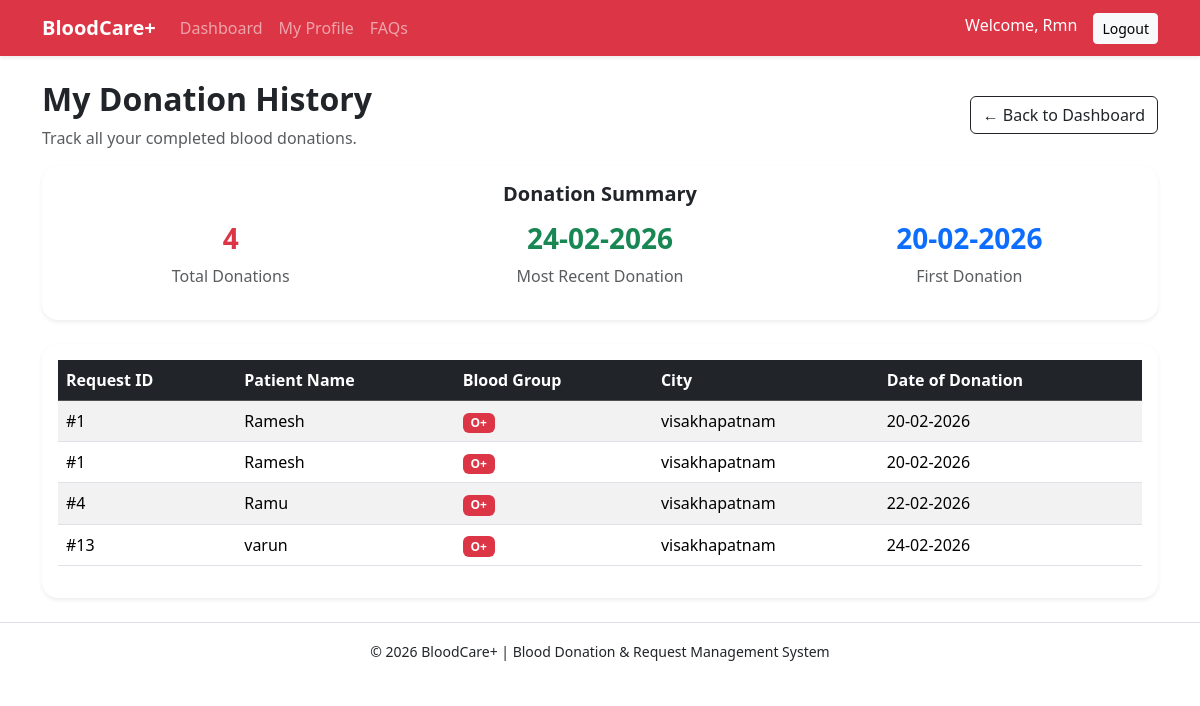
/donor/history (signed in), run on the app's committed database.
### app/models.py (models this page shows, shortened)
class User(UserMixin, db.Model):
    __tablename__ = "users"
    id = db.Column(db.Integer, primary_key=True)
    name = db.Column(db.String(120), nullable=False)
    email = db.Column(db.String(120), unique=True, nullable=False)
    password_hash = db.Column(db.String(255), nullable=False)
    role = db.Column(db.String(30), nullable=False, default="donor")
    failed_attempts = db.Column(db.Integer, default=0)
    lock_until = db.Column(db.DateTime, nullable=True)
    created_at = db.Column(db.DateTime, default=datetime.utcnow)

class DonationHistory(db.Model):
    __tablename__ = "donation_history"
    donation_id = db.Column(db.Integer, primary_key=True)
    donor_id = db.Column(
        db.Integer,
        db.ForeignKey("donors.donor_id"),
        nullable=False
    )
    request_id = db.Column(
        db.Integer,
        db.ForeignKey("blood_requests.request_id"),
        nullable=False
    )
    donation_date = db.Column(db.DateTime, default=datetime.utcnow)
    donor = db.relationship("Donor", backref="donations")
    request = db.relationship("BloodRequest", backref="donation_record")

class BloodRequest(db.Model):
    __tablename__ = "blood_requests"
    request_id = db.Column(db.Integer, primary_key=True)
    requester_user_id = db.Column(db.Integer, db.ForeignKey("users.id"), nullable=False)
    patient_name = db.Column(db.String(120), nullable=False)
    contact_number = db.Column(db.String(20), nullable=False)
    blood_group_needed = db.Column(db.String(10), nullable=False)
    city = db.Column(db.String(100), nullable=False)
    pincode = db.Column(db.String(10), nullable=False)
    status = db.Column(db.String(20), default="Pending")
    is_emergency = db.Column(db.Boolean, default=False)
    requested_at = db.Column(db.DateTime, default=datetime.utcnow)
    requester = db.relationship(
        "User",
        backref=db.backref("requests", lazy=True)
    )

### app/donor/routes.py (the view)
@donor_bp.route("/history")
@login_required
@role_required("donor")
def history():
    donor = Donor.query.filter_by(user_id=current_user.id).first()
    donations = donor.donations if donor else []
    return render_template("donor/donor_history.html", donations=donations)

### app/utils.py (called while the page is built)
def role_required(role):
    def decorator(f):
        @wraps(f)
        def decorated_function(*args, **kwargs):
            if not current_user.is_authenticated:
                abort(401)
            if current_user.role != role:
                abort(403)
            return f(*args, **kwargs)
        return decorated_function
    return decorator

### app/templates/donor/donor_history.html (shortened to what this page needs)
{% extends "base.html" %}
{% block content %}
<div class="d-flex justify-content-between align-items-center mb-3">
  <div>
    <h2 class="fw-bold">My Donation History</h2>
    <p class="text-muted mb-0">
      Track all your completed blood donations.
    </p>
  </div>
  <a href="{{ url_for('donor.dashboard') }}"
     class="btn btn-outline-dark">
    ← Back to Dashboard
  </a>
</div>
{% if donations %}
<div class="card shadow-sm border-0 rounded-4 mb-4">
  <div class="card-body text-center">
    <h5 class="fw-bold mb-3">Donation Summary</h5>
    <div class="row">
      <div class="col-md-4">
        <h3 class="fw-bold text-danger">{{ donations|length }}</h3>
        <p class="text-muted">Total Donations</p>
      </div>
      <div class="col-md-4">
        <h3 class="fw-bold text-success">
          {{ donations[-1].donation_date.strftime("%d-%m-%Y") }}
        </h3>
        <p class="text-muted">Most Recent Donation</p>
      </div>
      <div class="col-md-4">
        <h3 class="fw-bold text-primary">
          {{ donations[0].donation_date.strftime("%d-%m-%Y") }}
        </h3>
        <p class="text-muted">First Donation</p>
      </div>
    </div>
  </div>
</div>
{% endif %}
{% if donations %}
  <div class="card shadow-sm border-0 rounded-4">
    <div class="card-body">
      <div class="table-responsive">
        <table class="table table-striped align-middle">
          <thead class="table-dark">
            <tr>
              <th>Request ID</th>
              <th>Patient Name</th>
              <th>Blood Group</th>
              <th>City</th>
              <th>Date of Donation</th>
            </tr>
          </thead>
          <tbody>
            {% for d in donations %}
            <tr>
              <td>#{{ d.request.request_id }}</td>
              <td>{{ d.request.patient_name }}</td>
              <td>
                <span class="badge bg-danger">
                  {{ d.request.blood_group_needed }}
                </span>
              </td>
              <td>{{ d.request.city }}</td>
              <td>
                {{ d.donation_date.strftime("%d-%m-%Y") }}
              </td>
            </tr>
            {% endfor %}
          </tbody>
        </table>
      </div>
    </div>
  </div>
{% endif %}
{% endblock %}

### app/templates/base.html (shortened to what this page needs)
<!DOCTYPE html>
<html lang="en">
<head>
  <link href="https://cdn.jsdelivr.net/npm/bootstrap@5.3.3/dist/css/bootstrap.min.css" rel="stylesheet">
  <link rel="stylesheet" href="{{ url_for('static', filename='css/style.css') }}">
</head>
<body>
<nav class="navbar navbar-expand-lg navbar-dark bg-danger shadow-sm">
  <div class="container">
    <a class="navbar-brand fw-bold" href="{{ url_for('main.home') }}">
      BloodCare+
    </a>
    <div class="collapse navbar-collapse" id="navMenu">
      <ul class="navbar-nav me-auto">
        {% if current_user.is_authenticated %}
          {% if current_user.role == "donor" %}
            <li class="nav-item">
              <a class="nav-link" href="{{ url_for('donor.dashboard') }}">
                Dashboard
              </a>
            </li>
            <li class="nav-item">
              <a class="nav-link" href="{{ url_for('donor.profile') }}">
                My Profile
              </a>
            </li>
          {% endif %}
        {% endif %}
        <li class="nav-item">
          <a class="nav-link" href="{{ url_for ('main.faq') }}">
            FAQs
          </a>
        </li>
      </ul>
      <ul class="navbar-nav">
        {% if current_user.is_authenticated %}
          <li class="nav-item">
            <span class="navbar-text me-3 text-white">
              Welcome, {{ current_user.name }}
            </span>
          </li>
          <li class="nav-item">
            <form action="{{ url_for('auth.logout') }}" method="POST" style="display:inline;">
                <button type="submit" class="btn btn-light btn-sm">
                    Logout
                </button>
            </form>
          </li>
        {% endif %}
      </ul>
    </div>
  </div>
</nav>
<main class="container my-4">
  {% block content %}{% endblock %}
</main>
<footer class="text-center py-3 mt-4 border-top">
  <small>© 2026 BloodCare+ | Blood Donation & Request Management System</small>
</footer>
</body>
</html>

### app/static/css/style.css (style rules this page uses)
body { font-family: "Segoe UI", sans-serif; }

### app/templates/base.html (style rules this page uses)
.card { transition: all 0.2s ease-in-out; }

### data on the page
User: name "Rmn"
DonationHistory: donation_date "24-02-2026", request.request_id "13", request.patient_name "varun", request.blood_group_needed "O+", request.city "visakhapatnam"
DonationHistory: donation_date "20-02-2026", request.request_id "1", request.patient_name "Ramesh", request.blood_group_needed "O+", request.city "visakhapatnam"
DonationHistory: request.request_id "1", request.patient_name "Ramesh", request.blood_group_needed "O+", request.city "visakhapatnam", donation_date "20-02-2026"
DonationHistory: request.request_id "4", request.patient_name "Ramu", request.blood_group_needed "O+", request.city "visakhapatnam", donation_date "22-02-2026"

### other printed values
{{ donations|length }} "4"
